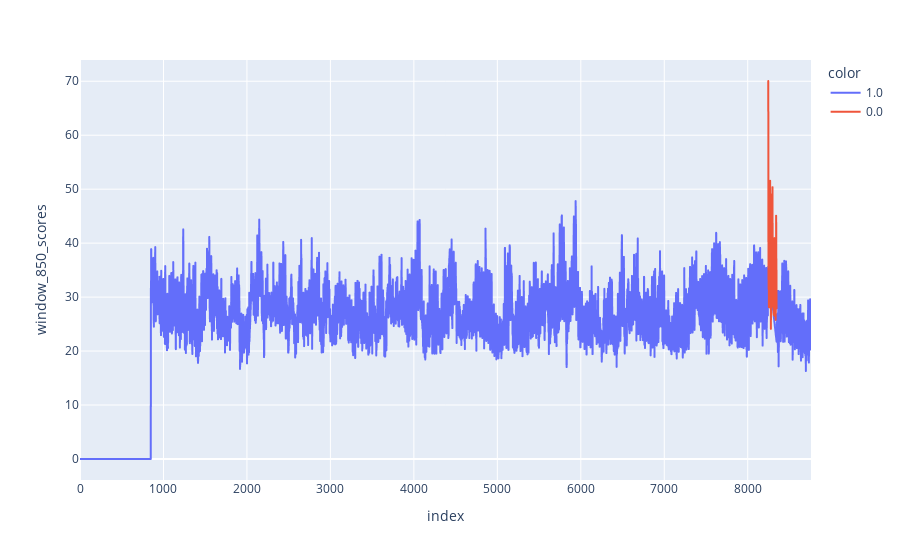

Here is the notebook cell this chart was saved with:
### Code cell
window = 850
start = 8246
n_adv = 100
X, y = rolling_z_scores_dataset(df_baseline,df_adv, np.arange(start,start+n_adv),window)
px.line(X, x=X.index, y=f'window_{window}_scores', color=y)

### Figure 1 — Plotly figure (JSON) as saved in the notebook; plotly's stock layout.template omitted (floating-point values rounded to 4 significant figures; data arrays with more than 128 entries replaced by an {"elided": "..."} marker saying what was removed)
{"data": [{"hovertemplate": "color=1.0<br>index=%{x}<br>window_850_scores=%{y}<extra></extra>", "legendgroup": "1.0", "line": {"color": "#636efa", "dash": "solid"}, "marker": {"symbol": "circle"}, "mode": "lines", "name": "1.0", "showlegend": true, "type": "scattergl", "x": {"elided": "8659 int values"}, "xaxis": "x", "y": {"elided": "8659 float values"}, "yaxis": "y"}, {"hovertemplate": "color=0.0<br>index=%{x}<br>window_850_scores=%{y}<extra></extra>", "legendgroup": "0.0", "line": {"color": "#EF553B", "dash": "solid"}, "marker": {"symbol": "circle"}, "mode": "lines", "name": "0.0", "showlegend": true, "type": "scattergl", "x": [8246, 8247, 8248, 8249, 8250, 8251, 8252, 8253, 8254, 8255, 8256, 8257, 8258, 8259, 8260, 8261, 8262, 8263, 8264, 8265, 8266, 8267, 8268, 8269, 8270, 8271, 8272, 8273, 8274, 8275, 8276, 8277, 8278, 8279, 8280, 8281, 8282, 8283, 8284, 8285, 8286, 8287, 8288, 8289, 8290, 8291, 8292, 8293, 8294, 8295, 8296, 8297, 8298, 8299, 8300, 8301, 8302, 8303, 8304, 8305, 8306, 8307, 8308, 8309, 8310, 8311, 8312, 8313, 8314, 8315, 8316, 8317, 8318, 8319, 8320, 8321, 8322, 8323, 8324, 8325, 8326, 8327, 8328, 8329, 8330, 8331, 8332, 8333, 8334, 8335, 8336, 8337, 8338, 8339, 8340, 8341, 8342, 8343, 8344, 8345], "xaxis": "x", "y": [70.05, 61.55, 40.24, 37.03, 31.55, 32.96, 49.27, 28.16, 28.19, 34.16, 51.17, 46.39, 31.35, 32.47, 44.78, 47.5, 29.79, 29.42, 29.39, 41.81, 33.25, 45.66, 51.56, 35.18, 40.12, 42.92, 45.37, 27.99, 38.0, 27.91, 33.41, 24.12, 25.72, 37.25, 30.66, 33.92, 41.35, 36.85, 28.63, 31.85, 29.03, 36.6, 49.01, 36.35, 31.86, 36.38, 43.18, 45.47, 38.6, 35.31, 36.4, 50.37, 36.85, 34.91, 32.58, 34.32, 28.32, 29.32, 28.29, 28.04, 29.04, 31.34, 30.22, 32.98, 26.73, 34.5, 37.72, 40.13, 38.5, 36.88, 34.82, 35.28, 33.19, 38.92, 40.93, 31.3, 31.06, 26.52, 33.85, 32.13, 34.12, 30.97, 39.1, 30.19, 34.14, 33.23, 34.26, 29.35, 25.77, 26.94, 35.58, 33.59, 32.01, 33.26, 45.08, 30.97, 43.81, 30.6, 34.95, 27.92], "yaxis": "y"}], "layout": {"legend": {"title": {"text": "color"}, "tracegroupgap": 0}, "margin": {"t": 60}, "xaxis": {"anchor": "y", "domain": [0, 1], "title": {"text": "index"}}, "yaxis": {"anchor": "x", "domain": [0, 1], "title": {"text": "window_850_scores"}}}}
